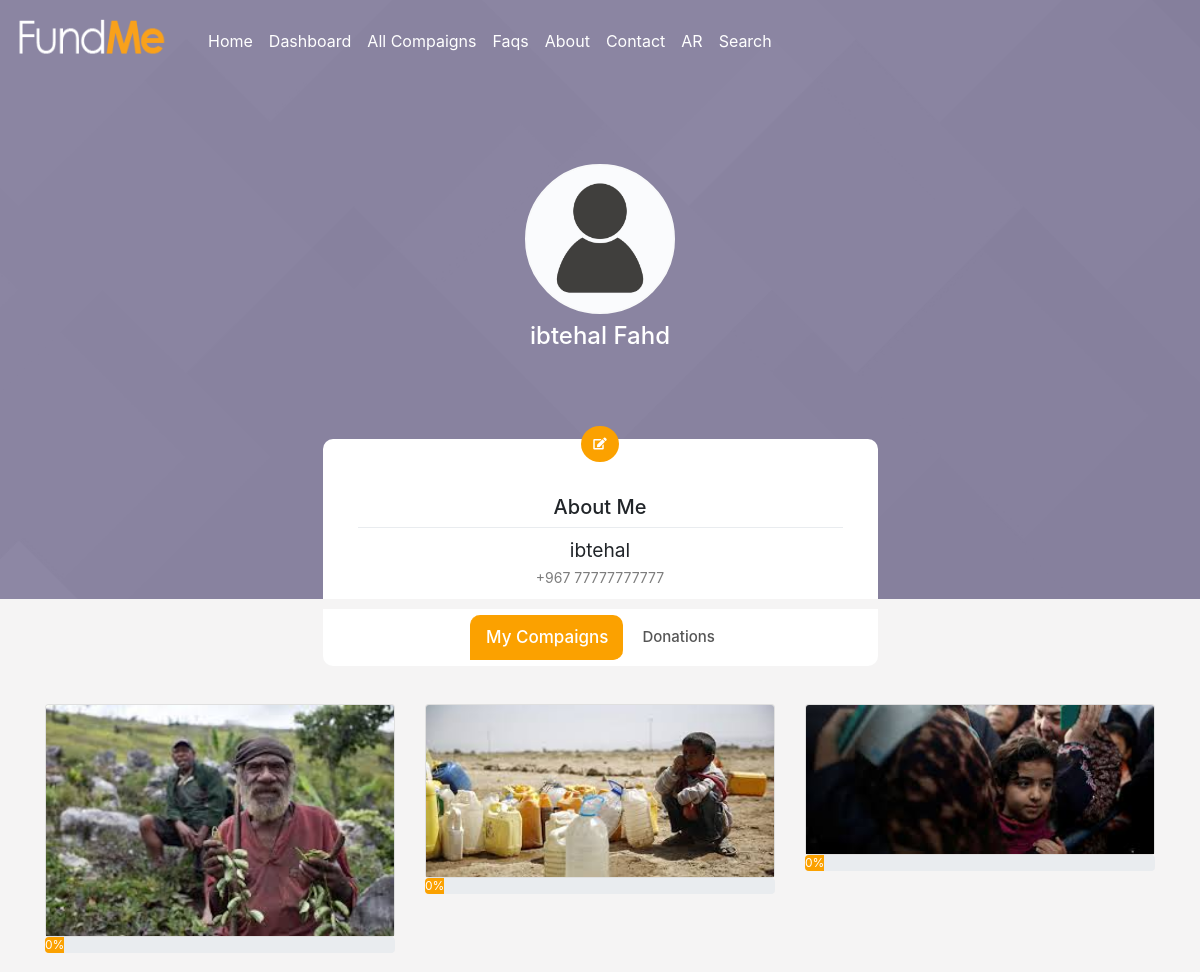
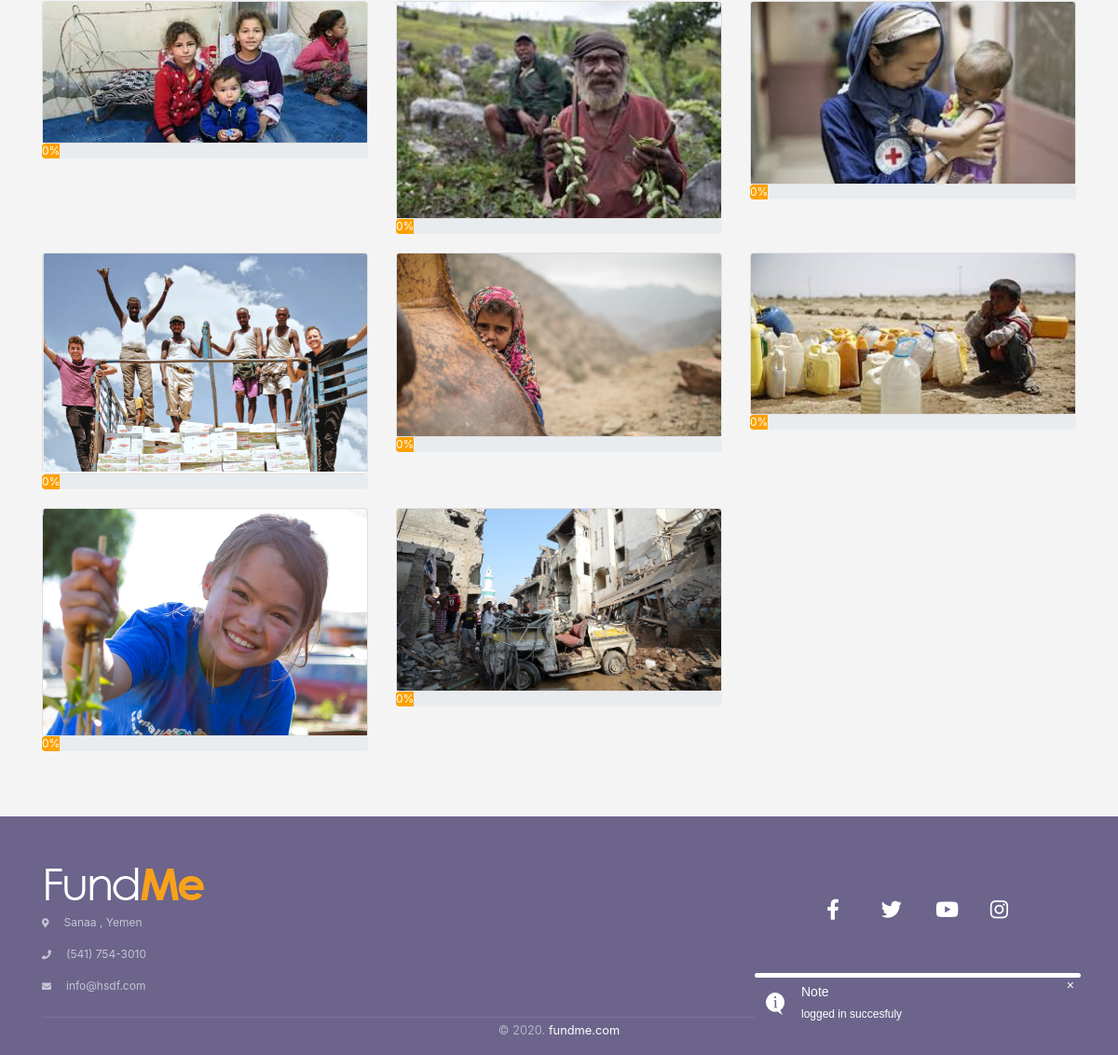
The page /profile/showProfile/68 (signed in) on the database its author committed (2 pictures, top to bottom).
### tables this page shows
CREATE TABLE `profiles` (
  `id` int(11) NOT NULL,
  `name` varchar(50) NOT NULL,
  `value` text NOT NULL,
  `user_id` int(11) NOT NULL
);

CREATE TABLE `compigans` (
  `id` int(11) NOT NULL,
  `owner_id` int(11) NOT NULL,
  `title` varchar(100) NOT NULL,
  `galary` text NOT NULL,
  `descrption` text NOT NULL,
  `file` text NOT NULL,
  `tags` text NOT NULL,
  `status` varchar(10) NOT NULL,
  `cost` double NOT NULL,
  `duration` timestamp NOT NULL DEFAULT current_timestamp() ON UPDATE current_timestamp(),
  `pending` int(11) NOT NULL DEFAULT 0,
  `updates` text DEFAULT NULL,
  `created_at` timestamp NOT NULL DEFAULT current_timestamp(),
  `update_at` timestamp NOT NULL DEFAULT current_timestamp()
);

### public/index.php (called while the page is built, shortened)
<?php
$app= new Application;
 ?>

### app/Core/Session.php (called while the page is built, shortened)
<?php
abstract class Session
{
    public static function  logged()
    {
      if (self::has('userID')) {
          return $_SESSION['userID'];
      }
      return null;
    }
    public static function get($key)
    {
        if (self::has($key)) {
            return $_SESSION[$key];
        }
        return null;
    }
    public static function has($key)
    {
        return isset($_SESSION[$key]);
    }
    public static function getType()
    {
      return $_SESSION['type'];
    }
}

### app/Core/DB.php (called while the page is built, shortened)
<?php
class DB {
      protected $pdoObject;
      private static $instance;
      public function __construct() {
        try {
          $this->pdoObject=new PDO(DB::DNS,DB::DBUSER,DB::DBPASS);
          $this->pdoObject->setAttribute(PDO::ATTR_DEFAULT_FETCH_MODE,PDO::FETCH_ASSOC);
          $this->pdoObject->setAttribute(PDO::ATTR_ERRMODE, PDO::ERRMODE_EXCEPTION);
          } catch (PDOException $e) {
              echo 'Connection failed: ' . $e->getMessage();
             }
      }
      public static function init()
    {
      if ( is_null( self::$instance ) )
      {
        self::$instance = new self();
      }
      return self::$instance;
    }
      public function QueryCrud ($sql,$args=array(),$type=1){
        $query=$this->pdoObject->prepare($sql);
        $query->execute($args);
        if($type){
          $data=$query->fetchAll();
               return $data;
        }
        else
            return $this->pdoObject->lastInsertId();
    }
}

### app/Core/Helper.php (called while the page is built, shortened)
<?php
 class Helper
 {
     public static function getProgress($id)
     {
       $db= new DB();
       $donations =$db->QueryCrud("SELECT SUM(amount) AS sum FROM donations WHERE compigan_id=?",[$id])[0]['sum'];
       $compaign=$db->QueryCrud("SELECT cost FROM compigans WHERE id =?",[$id])[0]['cost'];
       if($donations==0)
       $donations=1;
       $p= floor(($donations/$compaign)*100);
       if($p>100)
          return 100;
       else
         return $p ;
     }
     public static function checkStatus($id)
     {
       $db= new DB();
       $user =$db->QueryCrud("SELECT *  FROM users WHERE id=?",[$id]);
       return $user[0]['status'];
     }
     public static function getImage($id)
     {
       $db= new DB();
       $user =$db->QueryCrud("SELECT * FROM profiles WHERE user_id =? and name='image'",[$id]);
       return ;
     }
      public static function userName($id)
      {
        $username =DB::init()->QueryCrud("SELECT * FROM profiles WHERE user_id = ? and (name ='First Name' or name='Last Name')",[$id]);
        if (!empty($username)) {
          return $username[0]['value'].' '.$username[1]['value'];
        }
      }
      public static function getUsersId()
      {
        $results =DB::init()->QueryCrud("SELECT id from users where status=1 ");
        $users=[];
        foreach($results as $user){
          $users[]=$user['id'];
        }
          return $users;
      }
 }
 ?>

### app/Models/Profiles.php (called while the page is built, shortened)
<?php
class Profiles
{
  protected $db;
  function __construct()
  {
    $this->db=new DB();
  }
public function FindUser(array $aData)
{
  $oStmt = 'SELECT * FROM profiles WHERE user_id =?';
      return $this->db->QueryCrud($oStmt,$aData);
}
}
 ?>

### app/Core/Privilege.php (called while the page is built, shortened)
<?php
 class Privilege
{
     private static $instance;
     public static function checkCont($contr)
     {
       $status=1;
return $status;
   }
     public static function init()
       {
         if ( is_null( self::$instance ) )
         {
           self::$instance = new self();
         }
         return self::$instance;
       }
}
 ?>

### app/Core/Controller.php (called while the page is built, shortened)
<?php
class Controller
{
  public function model($modelName)
  {
    $this->model=new Model($modelName);
  }
}
 ?>

### app/Core/Model.php (called while the page is built, shortened)
<?php
class Model{
    protected $model_file;
    public function __construct($model_file)
    {
        $this->model_file=$model_file;
    }
    public function getModel(){
        if (file_exists(MODEL. $this->model_file.'.php')) {
            $this->modelObj= new $this->model_file;
              return $this->modelObj;
     }
}
}

### app/Models/Compaign.php (called while the page is built, shortened)
<?php
class Compaign
{
  protected $db;
  function __construct()
  {
    $this->db=new DB();
  }
public function getUSerCompaigns($args)
{
  $oStmt ='SELECT * FROM compigans where owner_id=?';
  return  $this->db->QueryCrud($oStmt,$args);
}
}
  ?>

### app/Views/home/profile.phtml (the view, shortened to what this page needs)
<?php
  include  VIEW.'layouts'.DIRECTORY_SEPARATOR.'header.phtml';
?>
<body class="bg-all">
     <section class="cover-background top-space-profile" style="background-image:url('/images/home/wbg.jpg');">
        <div class="container">
            <div class="row">
                <div class="col-md-12 col-sm-12 col-xs-12 display-table page-title">
                    <div class="vertical-align-middle text-center">
                         <div class="profile">
                          <div class="text-center mt-50px wow fadeIn" >
                            <img src="<?php echo !empty(Helper::getImage(Session::get('userID')))?"/uploads/".Helper::getImage(Session::get('userID')):"/images/home/user.jpg" ?>" alt="Circle Image" class="rounded-circle image_upload profile-pic border-fff-5px" width="150" height="150">
                        </div>
                        </div>
                        <?php
                         if (array_key_exists('profiles',$this->view_data)){?>
                        <h4 class="text-white mt-2"><?php echo Helper::userName($this->view_data['profiles'][0]['user_id']) ?></h4>
                        <?php } ?>
                        <div class="description wow fadeIn">
                        <a href="/editeProfile/edit"><i class="fas fa-edit text-white edit-profile"></i></a>
                              <div class="container">
                              <div class="row">
                                <div class="col-md-12 text-center">
                                  <div class="col-md-12 p-all-20px">
                                    <h5>About Me</h5>
                                  <div class="dropdown-divider"></div>
                                    <span class="bio"><?php if(isset($this->view_data['profiles'][0])) echo $this->view_data['profiles'][0]['value']; ?></span>
                                    <div class="text-center">
                                      <span class="blue phone-profile"><?php
                                       echo $this->view_data['profiles'][2]['value']; ?></span>
                                    </div>
                                  </div>
                                </div>
                                </div>
                                </div>
                              </div>
                          </div>
                    </div>
                </div>
            </div>
    </section>
  <div>
    <div class="main main-raised wow fadeIn">
      <div class="profile-content">
          <div class="container">
              <div class="row">
                <div class="col-md-12 col-xs-12 ml-auto mr-auto prof-tap">
                      <div class="profile-tabs pro-tabs">
                        <ul class="nav nav-pills nav-pills-icons justify-content-center" role="tablist">
                          <li class="nav-item">
                              <a class="nav-link active" href="#works" role="tab" data-toggle="tab" >
                              <?php echo $lang['item102'] ?>
                              </a>
                          </li>
                          <li class="nav-item">
                              <a class="nav-link" href="#favorite" role="tab" data-toggle="tab">
                              <?php echo $lang['item103'] ?>
                              </a>
                          </li>
                        </ul>
                      </div>
                      <div class="tab-content tab-space">
                  <div class="tab-pane active text-center gallery" id="works">
                      <div class="row" id="user-compign">
                      <?php
                       if (array_key_exists('compigan',$this->view_data))
                          foreach ($this->view_data['compigan'] as $row) {
                                      ?>
                          <div class="col-md-4 col-sm-6 img-overlay">
                                <div class="card">
                                  <img class="card-img-top" src="/uploads/<?php echo $row['galary'] ?>" alt="Card image cap">
                          </div>
                          <div class="progress">
                            <div class="progress-bar progress-bar-style" role="progressbar" style="width: <?php echo Helper::getProgress($row['id']).' %'; ?> " aria-valuenow="<?php echo Helper::getProgress($row['id']); ?>" aria-valuemin="0" aria-valuemax="100"><?php echo Helper::getProgress($row['id']); ?>%</div>
                            </div>
                         </div>
                                    <?php } ?>
                      </div>
                  </div>
                  </div>
                </div>
          </div></div>
      </div>
    </div>
  </div>
</body>
  <?php  include  VIEW.'layouts'.DIRECTORY_SEPARATOR.'footer_section.phtml' ?>
<?php  include  VIEW.'layouts'.DIRECTORY_SEPARATOR.'footer.phtml' ?>

### rows shown on the page
profiles: value "ibtehal"
profiles: value "+967 77777777777"
compigans: galary (picture), Helper::getProgress($row['id']) "0"
compigans: galary (picture), Helper::getProgress($row['id']) "0"
compigans: galary (picture), Helper::getProgress($row['id']) "0"
compigans: galary (picture), Helper::getProgress($row['id']) "0"
compigans: galary (picture), Helper::getProgress($row['id']) "0"
compigans: galary (picture), Helper::getProgress($row['id']) "0"
compigans: galary (picture), Helper::getProgress($row['id']) "0"
compigans: galary (picture), Helper::getProgress($row['id']) "0"
compigans: galary (picture), Helper::getProgress($row['id']) "0"
compigans: galary (picture), Helper::getProgress($row['id']) "0"
compigans: galary (picture), Helper::getProgress($row['id']) "0"

### other values the page prints
$lang['item1'] "Home"
$lang['item0'] "Dashboard"
$lang['item6a'] "All Compaigns"
$lang['faqs'] "Faqs"
$lang['item3'] "About"
$lang['item2'] "Contact"
$lang['item8c'] "Search"
Helper::userName($this->view_data['profiles'][0]['user_id']) "ibtehal Fahd"
$lang['item102'] "My Compaigns"
$lang['item103'] "Donations"
$lang ['location'] "Sanaa , Yemen"
